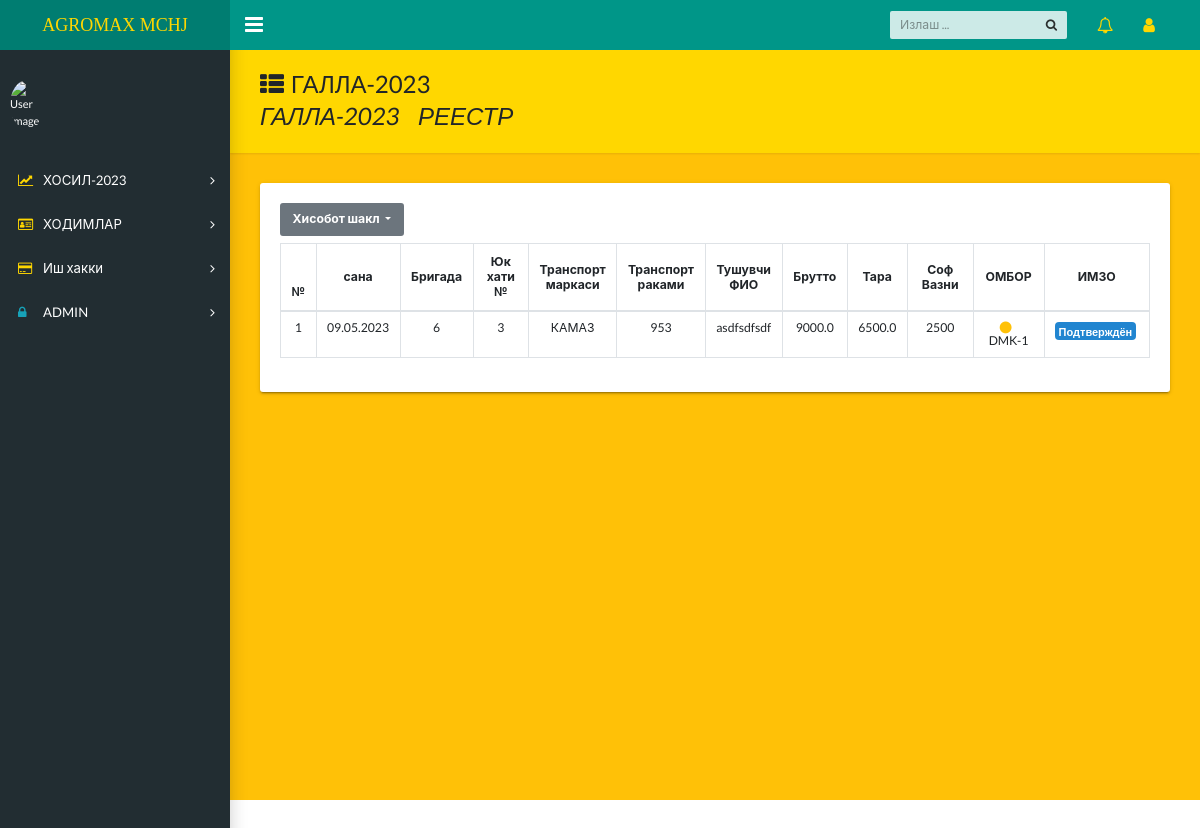
The page /way/ on the database its author committed.
### homes/models.py (models this page shows, shortened)
class Galla(models.Model):
    date=models.DateField()
    brigada=models.ForeignKey('GBrigada',on_delete=models.PROTECT)
    ombor=models.ForeignKey("OmborG",on_delete=models.CASCADE)
    yuk_num=models.CharField(max_length=3)
    tr_marka=models.CharField(max_length=20,choices=tr_marka)
    tr_num=models.CharField(max_length=20)
    tr_name=models.CharField(max_length=30)
    imzo=models.BooleanField(default=False)
    brutto=models.FloatField(null=True,blank=True)
    tara=models.FloatField(null=True,blank=True)
    sofVazn=models.IntegerField(blank=True,null=True,default=0)

### login/views.py (the view)
# urls.py: path('way/',way,name='way'),
def way(request):
    res=Galla.objects.filter(imzo=True).order_by('-id').values('date','brigada','brutto','tara','ombor__name','yuk_num','tr_num','tr_marka','tr_name','imzo','sofVazn')
    context={'res':res}
    return render(request,'homes/restr.html',context)

### templates/homes/restr.html (shortened to what this page needs)
{% extends 'homes/dashboard.html' %}
{% block content %}
<main class="app-content bg-warning">
    <div class="app-title" style="background-color: gold;">
      <div>
        <h1><i class="fa fa-th-list pr-2"></i>ГАЛЛА-2023
        <p>ГАЛЛА-2023&nbsp;&nbsp;&nbsp; РЕЕСТР</p>
      </div>
    </div>
    <div class="row" >
      <div class="col-md-12">
        <div class="tile" >
          <div class="tile-body">
            <div class="table-responsive">
                {% include 'homes/reestr-inc.html' %}
              </div>
          </div>
        </div>
      </div>
    </div>
  </main>
{% endblock %}

### templates/homes/reestr-inc.html
{% include 'homes/dropdown.html' %}
<table class="table table-bordered" style="line-height:12px ;">
    <thead class="text-center" style="font-weight:900 ; line-height: 15px;">
    <tr >
        <th>№</th>
        <th class="align-middle">сана</th>
        <th class="align-middle">Бригада</th>
        <th class="align-middle">Юк хати <br> №</th>
        <th class="align-middle">Транспорт <br> маркаси</th>
        <th class="align-middle">Транспорт <br> раками</th>
        <th class="align-middle">Тушувчи <br>ФИО</th>
        <th class="align-middle">Брутто</th>
        <th class="align-middle">Тара</th>
        <th scope="col"  class="align-middle">Соф Вазни</th>
        <th class="align-middle">ОМБОР</th>
        <th class="align-middle">ИМЗО</th>
    </tr>
    </thead>
    <tbody class="text-center">
    {% for i in res %}
    <tr>
        <td>{{forloop.counter}}</td>
        <td>{{i.date|date:"d.m.Y"}}</td>
        <td>{{i.brigada}}</td>
        <td>{{i.yuk_num}}</td>
        <td>{{i.tr_marka}}</td>
        <td>{{i.tr_num}}</td>
        <td>{{i.tr_name}}</td>
        <td>{{i.brutto|default_if_none:"0"}}</td>
        <td>{{i.tara|default_if_none:"0"}}</td>
        <td>{{i.sofVazn|default_if_none:"0"}}</td>
        {% if i.ombor__name == 'DMK-1' %}
        <td><i class="circle icon text-warning pr-2 "></i>{{i.ombor__name}}</td>
        {% elif i.ombor__name == 'DMK-2'  %}
        <td><i class="circle icon text-success pr-2 "></i>{{i.ombor__name}}</td>
        {% elif i.ombor__name == 'ZAVOD' %}
        <td><i class="circle icon text-danger pr-2 "></i>{{i.ombor__name}}</td>
        {% endif %}
        {% if i.imzo %}
        <td class="text-center"><button class="ui primary button mini p-1">Подтверждён</button></td>
        {% else %}
        <td class="text-center"><button class="ui red button mini p-1">Ожидает</button></td>
        {% endif %}
    </tr>
    {% endfor %}
    </tbody>
  </table>

### rows shown on the page
Galla: date "09.05.2023", brigada "6", yuk_num "3", tr_marka "КАМАЗ", tr_num "953", tr_name "asdfsdfsdf", brutto "9000.0", tara "6500.0", sofVazn "2500", ombor__name "DMK-1"
